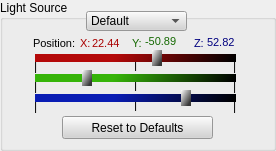
   <widget class="QGroupBox" name="gb_light">
    <property name="geometry">
     <rect>
      <x>501</x>
      <y>431</y>
      <width>276</width>
      <height>151</height>
     </rect>
    </property>
    <property name="title">
     <string>Light Source</string>
    </property>
    <widget class="QPushButton" name="btn_resetLight">
     <property name="geometry">
      <rect>
       <x>62</x>
       <y>116</y>
       <width>151</width>
       <height>23</height>
      </rect>
     </property>
     <property name="styleSheet">
      <string notr="true">background-color: rgb(211, 211, 211);</string>
     </property>
     <property name="text">
      <string>Reset to Defaults</string>
     </property>
    </widget>
    <widget class="Slider" name="vs_LightY">
     <property name="geometry">
      <rect>
       <x>35</x>
       <y>70</y>
       <width>201</width>
       <height>16</height>
      </rect>
     </property>
     <property name="toolTip">
      <string>Pans the light source Back (+) to Front (-).</string>
     </property>
     <property name="toolTipDuration">
      <number>10000</number>
     </property>
     <property name="styleSheet">
      <string notr="true">QSlider::groove:horizontal {
    background: qlineargradient(spread:pad, y1:0.517, x1:1, y2:0.494, x2:0, stop:0 rgba(0, 0, 0, 255), stop:0.607955 rgba(54, 180, 9, 255));
    position: absolute;
    top: 4px; bottom: 4px;
}

QSlider::handle:horizontal {
    width: 10px;
    background: qlineargradient(spread:pad, y1:0.79, x1:0.846591, y2:0, x2:0, stop:0 rgba(57, 57, 57, 255), stop:1 rgba(255, 255, 255, 255));
    margin: -4 0px;
}

QSlider::handle:horizontal:hover
{
    border: 2px solid rgb(208, 208, 208);
}</string>
     </property>
     <property name="minimum">
      <number>-10000</number>
     </property>
     <property name="maximum">
      <number>10000</number>
     </property>
     <property name="singleStep">
      <number>1</number>
     </property>
     <property name="value">
      <number>-5089</number>
     </property>
     <property name="orientation">
      <enum>Qt::Horizontal</enum>
     </property>
     <property name="tickPosition">
      <enum>QSlider::NoTicks</enum>
     </property>
     <property name="tickInterval">
      <number>0</number>
     </property>
    </widget>
    <widget class="Slider" name="vs_LightZ">
     <property name="geometry">
      <rect>
       <x>35</x>
       <y>90</y>
       <width>201</width>
       <height>16</height>
      </rect>
     </property>
     <property name="toolTip">
      <string>Pans the light source Up (+) and Down (-).</string>
     </property>
     <property name="toolTipDuration">
      <number>10000</number>
     </property>
     <property name="styleSheet">
      <string notr="true">QSlider::groove:horizontal {
    background: qlineargradient(spread:pad, y1:0.517, x1:1, y2:0.494, x2:0, stop:0 rgba(0, 0, 0, 255), stop:0.607955 rgba(9, 28, 180, 255));
    position: absolute;
    top: 4px; bottom: 4px;
}

QSlider::handle:horizontal {
    width: 10px;
    background: qlineargradient(spread:pad, y1:0.79, x1:0.846591, y2:0, x2:0, stop:0 rgba(57, 57, 57, 255), stop:1 rgba(255, 255, 255, 255));
    margin: -4 0px;
}

QSlider::handle:horizontal:hover
{
    border: 2px solid rgb(208, 208, 208);
}</string>
     </property>
     <property name="minimum">
      <number>-10000</number>
     </property>
     <property name="maximum">
      <number>10000</number>
     </property>
     <property name="value">
      <number>5282</number>
     </property>
     <property name="orientation">
      <enum>Qt::Horizontal</enum>
     </property>
     <property name="tickPosition">
      <enum>QSlider::NoTicks</enum>
     </property>
     <property name="tickInterval">
      <number>0</number>
     </property>
    </widget>
    <widget class="Slider" name="vs_LightX">
     <property name="geometry">
      <rect>
       <x>35</x>
       <y>50</y>
       <width>201</width>
       <height>16</height>
      </rect>
     </property>
     <property name="toolTip">
      <string>Pans the light source Right (+) and Left (-).</string>
     </property>
     <property name="toolTipDuration">
      <number>10000</number>
     </property>
     <property name="styleSheet">
      <string notr="true">QSlider::groove:horizontal {
    background: qlineargradient(spread:pad, y1:0.517, x1:1, y2:0.494, x2:0, stop:0 rgba(0, 0, 0, 255), stop:0.607955 rgba(180, 9, 9, 255));
    position: absolute;
    top: 4px; bottom: 4px;
}

QSlider::handle:horizontal {
    width: 10px;
    background: qlineargradient(spread:pad, y1:0.79, x1:0.846591, y2:0, x2:0, stop:0 rgba(57, 57, 57, 255), stop:1 rgba(255, 255, 255, 255));
    margin: -4 0px;
}

QSlider::handle:horizontal:hover
{
    border: 2px solid rgb(208, 208, 208);
}</string>
     </property>
     <property name="minimum">
      <number>-10000</number>
     </property>
     <property name="maximum">
      <number>10000</number>
     </property>
     <property name="value">
      <number>2244</number>
     </property>
     <property name="orientation">
      <enum>Qt::Horizontal</enum>
     </property>
     <property name="tickPosition">
      <enum>QSlider::NoTicks</enum>
     </property>
     <property name="tickInterval">
      <number>0</number>
     </property>
    </widget>
    <widget class="QLabel" name="lbl_LightX">
     <property name="geometry">
      <rect>
       <x>92</x>
       <y>35</y>
       <width>31</width>
       <height>16</height>
      </rect>
     </property>
     <property name="font">
      <font>
       <family>Arial</family>
       <pointsize>8</pointsize>
      </font>
     </property>
     <property name="styleSheet">
      <string notr="true">color: rgb(170, 0, 0);</string>
     </property>
     <property name="text">
      <string>22.44</string>
     </property>
    </widget>
    <widget class="QLabel" name="label_50">
     <property name="geometry">
      <rect>
       <x>132</x>
       <y>35</y>
       <width>16</width>
       <height>16</height>
      </rect>
     </property>
     <property name="font">
      <font>
       <family>Arial</family>
       <pointsize>8</pointsize>
      </font>
     </property>
     <property name="styleSheet">
      <string notr="true">color: rgb(19, 104, 0);</string>
     </property>
     <property name="text">
      <string>Y:</string>
     </property>
    </widget>
    <widget class="QLabel" name="label_49">
     <property name="geometry">
      <rect>
       <x>80</x>
       <y>35</y>
       <width>16</width>
       <height>16</height>
      </rect>
     </property>
     <property name="font">
      <font>
       <family>Arial</family>
       <pointsize>8</pointsize>
      </font>
     </property>
     <property name="styleSheet">
      <string notr="true">color: rgb(170, 0, 0);</string>
     </property>
     <property name="text">
      <string>X:</string>
     </property>
    </widget>
    <widget class="QLabel" name="label_48">
     <property name="geometry">
      <rect>
       <x>194</x>
       <y>35</y>
       <width>16</width>
       <height>16</height>
      </rect>
     </property>
     <property name="font">
      <font>
       <family>Arial</family>
       <pointsize>8</pointsize>
      </font>
     </property>
     <property name="styleSheet">
      <string notr="true">color: rgb(0, 0, 127);</string>
     </property>
     <property name="text">
      <string>Z:</string>
     </property>
    </widget>
    <widget class="QLabel" name="label_47">
     <property name="geometry">
      <rect>
       <x>33</x>
       <y>35</y>
       <width>51</width>
       <height>16</height>
      </rect>
     </property>
     <property name="font">
      <font>
       <family>Arial</family>
       <pointsize>8</pointsize>
      </font>
     </property>
     <property name="text">
      <string>Position:</string>
     </property>
    </widget>
    <widget class="QLabel" name="lbl_LightZ">
     <property name="geometry">
      <rect>
       <x>207</x>
       <y>36</y>
       <width>47</width>
       <height>13</height>
      </rect>
     </property>
     <property name="font">
      <font>
       <family>Arial</family>
       <pointsize>8</pointsize>
      </font>
     </property>
     <property name="styleSheet">
      <string notr="true">color: rgb(0, 0, 127);</string>
     </property>
     <property name="text">
      <string>52.82</string>
     </property>
    </widget>
    <widget class="QLabel" name="lbl_LightY">
     <property name="geometry">
      <rect>
       <x>145</x>
       <y>35</y>
       <width>47</width>
       <height>13</height>
      </rect>
     </property>
     <property name="font">
      <font>
       <family>Arial</family>
       <pointsize>8</pointsize>
      </font>
     </property>
     <property name="styleSheet">
      <string notr="true">color: rgb(19, 104, 0);</string>
     </property>
     <property name="text">
      <string>-50.89</string>
     </property>
    </widget>
    <widget class="QLabel" name="label_21">
     <property name="geometry">
      <rect>
       <x>134</x>
       <y>56</y>
       <width>16</width>
       <height>16</height>
      </rect>
     </property>
     <property name="text">
      <string>|</string>
     </property>
    </widget>
    <widget class="QLabel" name="label_22">
     <property name="geometry">
      <rect>
       <x>34</x>
       <y>78</y>
       <width>16</width>
       <height>16</height>
      </rect>
     </property>
     <property name="text">
      <string>|</string>
     </property>
    </widget>
    <widget class="QLabel" name="label_27">
     <property name="geometry">
      <rect>
       <x>134</x>
       <y>76</y>
       <width>16</width>
       <height>16</height>
      </rect>
     </property>
     <property name="text">
      <string>|</string>
     </property>
    </widget>
    <widget class="QLabel" name="label_28">
     <property name="geometry">
      <rect>
       <x>134</x>
       <y>96</y>
       <width>16</width>
       <height>16</height>
      </rect>
     </property>
     <property name="text">
      <string>|</string>
     </property>
    </widget>
    <widget class="QLabel" name="label_29">
     <property name="geometry">
      <rect>
       <x>34</x>
       <y>58</y>
       <width>16</width>
       <height>16</height>
      </rect>
     </property>
     <property name="text">
      <string>|</string>
     </property>
    </widget>
    <widget class="QLabel" name="label_30">
     <property name="geometry">
      <rect>
       <x>233</x>
       <y>98</y>
       <width>16</width>
       <height>16</height>
      </rect>
     </property>
     <property name="text">
      <string>|</string>
     </property>
    </widget>
    <widget class="QLabel" name="label_31">
     <property name="geometry">
      <rect>
       <x>233</x>
       <y>58</y>
       <width>16</width>
       <height>16</height>
      </rect>
     </property>
     <property name="text">
      <string>|</string>
     </property>
    </widget>
    <widget class="QLabel" name="label_32">
     <property name="geometry">
      <rect>
       <x>34</x>
       <y>98</y>
       <width>16</width>
       <height>16</height>
      </rect>
     </property>
     <property name="text">
      <string>|</string>
     </property>
    </widget>
    <widget class="QLabel" name="label_34">
     <property name="geometry">
      <rect>
       <x>233</x>
       <y>78</y>
       <width>16</width>
       <height>16</height>
      </rect>
     </property>
     <property name="text">
      <string>|</string>
     </property>
    </widget>
    <widget class="QComboBox" name="cb_PresetLight">
     <property name="geometry">
      <rect>
       <x>86</x>
       <y>11</y>
       <width>101</width>
       <height>20</height>
      </rect>
     </property>
     <property name="font">
      <font>
       <family>Arial</family>
      </font>
     </property>
     <property name="styleSheet">
      <string notr="true">background-color: rgb(211, 211, 211);</string>
     </property>
     <item>
      <property name="text">
       <string>Default</string>
      </property>
     </item>
     <item>
      <property name="text">
       <string>Top Left</string>
      </property>
     </item>
     <item>
      <property name="text">
       <string>Top Centre</string>
      </property>
     </item>
     <item>
      <property name="text">
       <string>Top Right</string>
      </property>
     </item>
     <item>
      <property name="text">
       <string>Middle Left</string>
      </property>
     </item>
     <item>
      <property name="text">
       <string>Middle Centre</string>
      </property>
     </item>
     <item>
      <property name="text">
       <string>Middle Right</string>
      </property>
     </item>
     <item>
      <property name="text">
       <string>Bottom Left</string>
      </property>
     </item>
     <item>
      <property name="text">
       <string>Bottom Centre</string>
      </property>
     </item>
     <item>
      <property name="text">
       <string>Bottom Right</string>
      </property>
     </item>
     <item>
      <property name="text">
       <string>Custom</string>
      </property>
     </item>
    </widget>
    <zorder>label_29</zorder>
    <zorder>label_27</zorder>
    <zorder>label_28</zorder>
    <zorder>label_21</zorder>
    <zorder>label_32</zorder>
    <zorder>label_22</zorder>
    <zorder>label_34</zorder>
    <zorder>label_31</zorder>
    <zorder>label_30</zorder>
    <zorder>btn_resetLight</zorder>
    <zorder>vs_LightX</zorder>
    <zorder>vs_LightY</zorder>
    <zorder>vs_LightZ</zorder>
    <zorder>label_50</zorder>
    <zorder>label_48</zorder>
    <zorder>label_47</zorder>
    <zorder>lbl_LightZ</zorder>
    <zorder>lbl_LightY</zorder>
    <zorder>label_49</zorder>
    <zorder>lbl_LightX</zorder>
    <zorder>cb_PresetLight</zorder>
   </widget>
